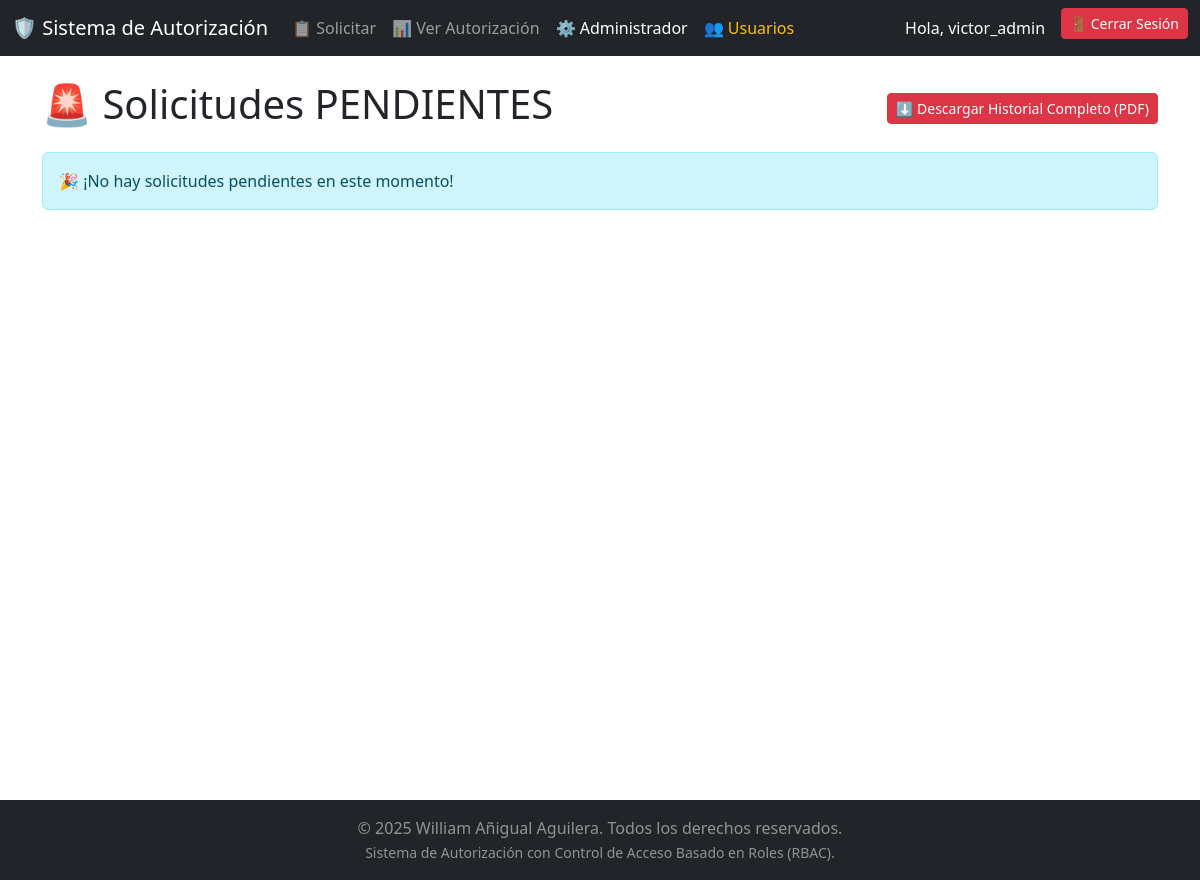
Before: /admin (signed in) with the older database file.
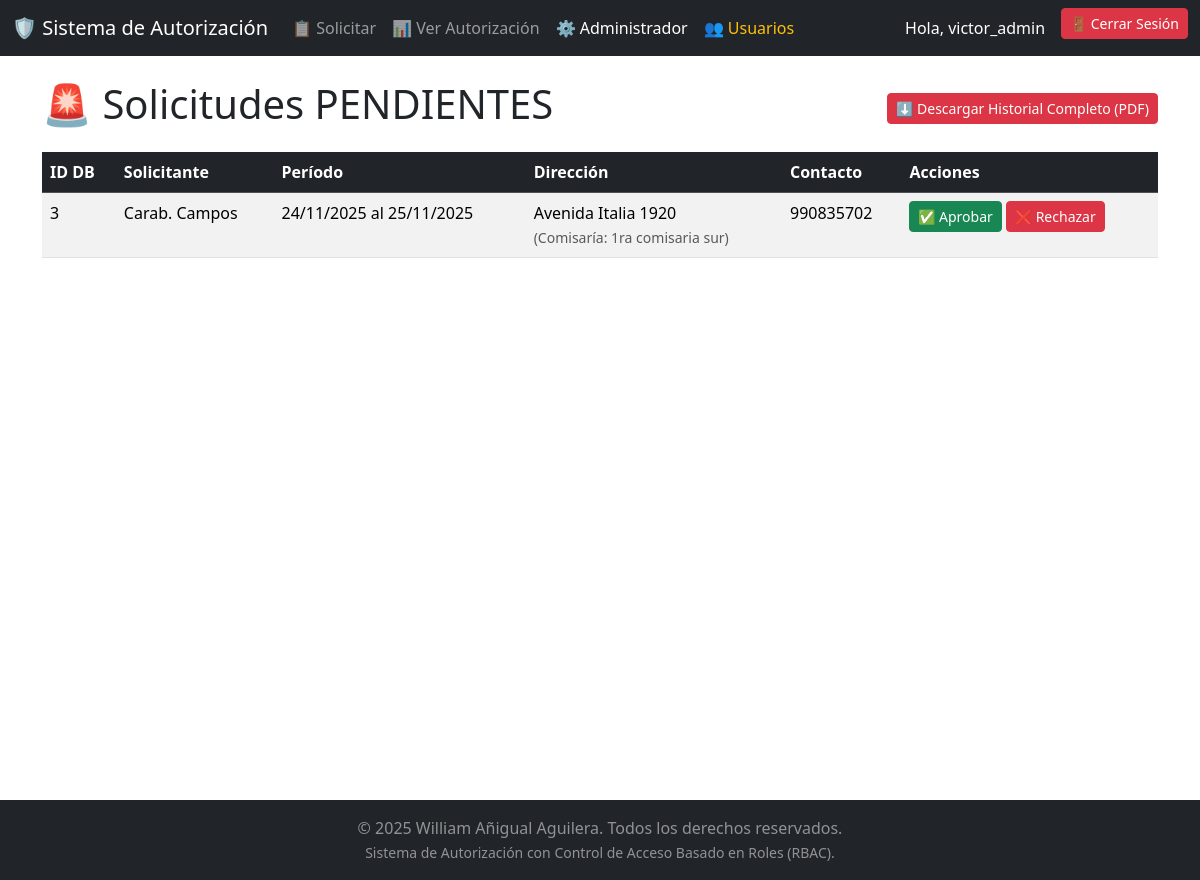
After: the same page with the newer database file.
### app.py (models this page shows)
class SolicitudDB(db.Model):
    id = db.Column(db.Integer, primary_key=True)
    solicitante = db.Column(db.String(100), nullable=False)
    fecha_inicio_str = db.Column(db.String(10), nullable=False) # Formato YYYY-MM-DD
    fecha_fin_str = db.Column(db.String(10), nullable=False)
    direccion = db.Column(db.String(200))
    comisaria_cercana = db.Column(db.String(100))
    contacto = db.Column(db.String(50))
    estado = db.Column(db.String(15), default="PENDIENTE")
    autorizador = db.Column(db.String(80), nullable=True)
    def get_fecha_inicio(self):
        return datetime.strptime(self.fecha_inicio_str, '%Y-%m-%d').strftime('%d/%m/%Y')
    def get_fecha_fin(self):
        return datetime.strptime(self.fecha_fin_str, '%Y-%m-%d').strftime('%d/%m/%Y')

### app.py (the view)
@app.route('/admin')
@login_required
def panel_admin():
    if not tiene_permiso("autorizar_solicitud"):
         return "Acceso Denegado. No tienes permiso de Administrador.", 403
    solicitudes = SolicitudDB.query.filter_by(estado="PENDIENTE").all()
    return render_template('administrador.html', solicitudes=solicitudes, current_user=current_user)

### app.py (called while the page is built)
@login_manager.user_loader
def load_user(user_id):
    return Usuario.query.get(int(user_id))

def tiene_permiso(permiso_requerido):
    if not current_user.is_authenticated:
        return False
    rol_del_usuario = current_user.rol
    permisos_del_rol = ROLES.get(rol_del_usuario, [])
    return permiso_requerido in permisos_del_rol

### templates/administrador.html (shortened to what the changed rows need)
<!DOCTYPE html>
<html lang="es">
<head>
    <link href="https://cdn.jsdelivr.net/npm/bootstrap@5.3.3/dist/css/bootstrap.min.css"
          rel="stylesheet">
    <link rel="stylesheet" href="{{ url_for('static', filename='styles.css') }}">
</head>
<body>
    <div class="wrapper">
        <div class="content container py-4">
            <div class="d-flex justify-content-between align-items-center mb-3">
                <h1>🚨 Solicitudes PENDIENTES</h1>
                <a href="{{ url_for('descargar_historial_pdf') }}" class="btn btn-danger btn-sm">
                </a>
            </div>
            {% if not solicitudes %}
                <div class="alert alert-info mt-3" role="alert">
                    🎉 ¡No hay solicitudes pendientes en este momento!
                </div>
            {% else %}
            <div class="table-responsive">
                <table class="table table-striped table-hover">
                    <thead class="table-dark">
                        <tr>
                            <th>ID DB</th>
                            <th>Solicitante</th>
                            <th>Período</th>
                            <th>Dirección</th>
                            <th>Contacto</th>
                            <th>Acciones</th>
                        </tr>
                    </thead>
                    <tbody>
                        {% for sol in solicitudes %}
                        <tr>
                            <td>{{ sol.id }}</td>
                            <td>{{ sol.solicitante }}</td>
                            <td>{{ sol.get_fecha_inicio() }} al {{ sol.get_fecha_fin() }}</td>
                            <td>{{ sol.direccion }} <br><small class="text-muted">(Comisaría: {{ sol.comisaria_cercana }})</small></td>
                            <td>{{ sol.contacto }}</td>
                            <td class="actions">
                                <form method="POST" action="/gestionar_autorizacion" class="d-inline">
                                    <button type="submit" name="accion" value="APROBADA" class="btn btn-success btn-sm">✅ Aprobar</button>
                                </form>
                                <form method="POST" action="/gestionar_autorizacion" class="d-inline">
                                    <button type="submit" name="accion" value="RECHAZADA" class="btn btn-danger btn-sm">❌ Rechazar</button>
                                </form>
                            </td>
                        </tr>
                        {% endfor %}
                    </tbody>
                </table>
            </div>
            {% endif %}
        </div>
    </div>
</body>
</html>

Changed rows visible on the page:
added SolicitudDB: id "3", solicitante "Carab. Campos", get_fecha_inicio "24/11/2025", get_fecha_fin "25/11/2025", direccion "Avenida Italia 1920", comisaria_cercana "1ra comisaria sur", contacto "990835702"
Other visible differences:
text no longer shown: "🎉 ¡No hay solicitudes pendientes en este momento!"
text now shown: "ID DB Solicitante Período Dirección Contacto Acciones"
